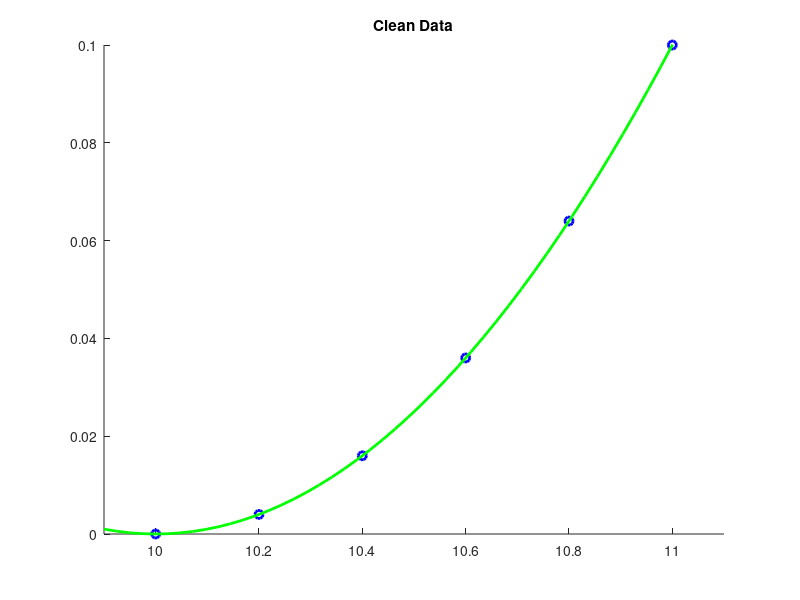
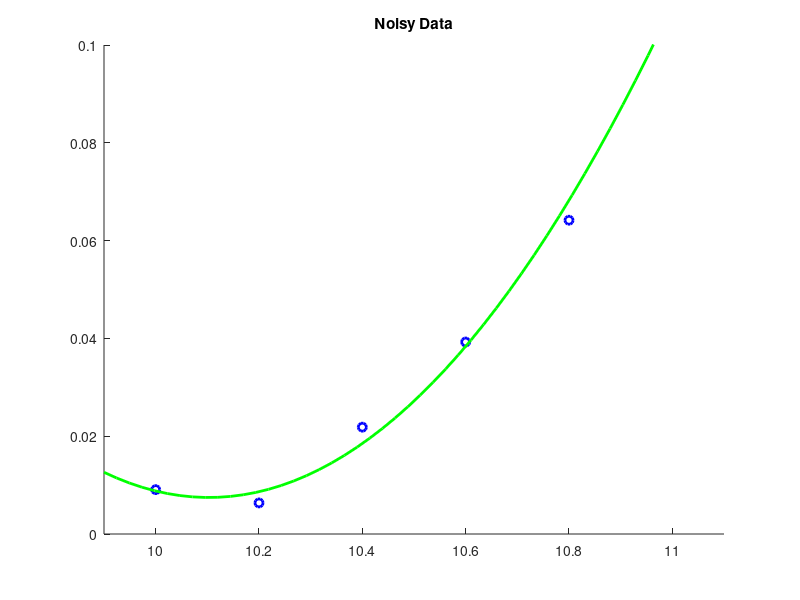

The MATLAB script that drew these images, in order:
%% LSQquadQR.m
%% Overview
% Illustrates the use of the *QR decomposition* for the computation of a
% polynomial least squares fit

%% Example 1: Solving the least squares problem using QR decomposition

%%
% Data comes from the quadratic polynomial (no noise)
%
% $$ p(x) = \frac{1}{10} x^2 -2x + 10$$

clear all
close all
x = [10:0.2:11]';
disp('Clean Data')
y = [0:0.2:1]'.^2/10;
m = length(x);
hold on
plot(x, y, 'bo', 'LineWidth',2)
xlim([9.9 11.1])
ylim([0 0.1])
%pause
disp('Solving least squares problem with QR decomposition')
A = [x.^2 x ones(m,1)]
% Compute the QR decomposition of A
[Q R] = qr(A)
Rhat = R(1:3,1:3)
z = Q(:,1:3)'*y;
c = Rhat\z
xx = linspace(9.9,11.1,50);
yy = c(1)*xx.^2+c(2)*xx+c(3);
plot(xx, yy, 'g-', 'LineWidth', 2)
title('Clean Data')
disp('Fitting with quadratic polynomial')
fprintf('p(x) = %3.2fx^2 + %3.2fx + %3.2f',c)
hold off

%% Example 2: Fit "noisy" data using a quadratic polynomial

%%
% Note that we do not need to re-compute the QR decomposition of the matrix
% $A$ for this part since the matrix $A$ is still the same. Only the data
% vector $y$ has changed! 

%pause
disp('Noisy Data')
% Add 10% noise to the data
y = y + 0.1*max(y)*rand(size(y));
figure
hold on
plot(x, y, 'bo', 'LineWidth',2)
xlim([9.9 11.1])
ylim([0 0.1])
%pause
disp('Solving noisy least squares problem with QR decomposition')
% No need to re-compute the QR decomposition of A since A is the same, only
% y has changed!
z = Q(:,1:3)'*y;
c = Rhat\z
xx = linspace(9.9,11.1,50);
yy = c(1)*xx.^2+c(2)*xx+c(3);
plot(xx, yy, 'g-', 'LineWidth', 2)
title('Noisy Data')
disp('Fitting with quadratic polynomial')
fprintf('p(x) = %3.2fx^2 + %3.2fx + %3.2f',c)
hold off

